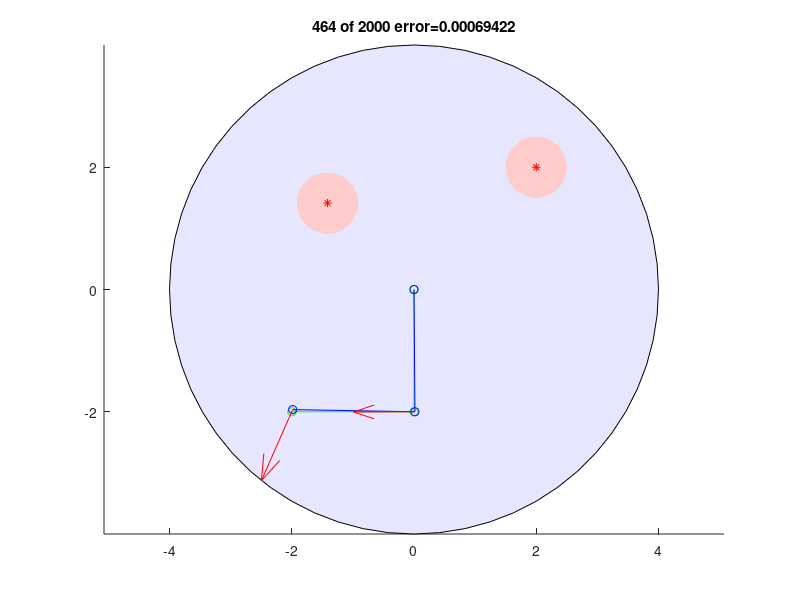

Here is the MATLAB script that generated this plot:
function PotentialFieldNavigation
	%PotentialFieldNavigation
	% A path planner for an n-link planar robot arm moving amoung polygonal obstacles.
	%
	% Based off chapter 5.2 in "Robot Modeling and Control" by Spong, Hutchinson,
	% and Vidyasagar
	%
	% Aaron T. Becker, 04-13-2016, atbecker@uh.edu
	%
	%  Items to complete are marked with "TODO:"
	%  ideas: save the full path, and display in another figure.
	%%%%%%%%%%%%%%%%%%%%%%%%%%%%%%%
	linkLen = [2;2;];  %lengths of each link
	%q = rand(numel(linkLen),1)*2*pi;  %robot configuration (random)
	q = [pi/2;pi/4]; %robot configuration (set)
	qprev = q; %start remembering previous config
	%qGoal = rand(numel(linkLen),1)*2*pi; %TODO: some sort of check to make sure this isn't intersecting an obstacle
	qGoal = [-pi/2;-pi/2];
	oGoal = computeOrigins(qGoal); %robot goal DH frame origins
	ptObstacles = [2,2;  -sqrt(2),sqrt(2)]; %locations of point obstacles
	
	
	alpha = 0.02; %step size for each iteration.
	% In motion planning problems, the choice for alpha is often made on an adhoc or empirical basis
	%	such as the distance to the nearest obstacle or goal
	
	%%% Parameters  (students should change these)
	zeta =   flipud(0.5*(1:numel(q))');%vector parameter that scales the forces for each degree-of-freedom
	d = 0.5; %d: the distance that defines the transition from conic toparabolic
	eta = 10*ones(numel(q),1); %eta: vector parameter that scales the repulsive forces for each degree-of-freedom
	rhoNot = 0.5; %: defines the distance of influence of the obstacle
	inLocalMinimum = false;
	t = 5;  %how many random steps to take?
	v = pi/10; % maximum random value at each step
	IsPolygonObs = false; % if tru, uses polygonal obstacles

	%TODO
	%new variables, to be sorted later
	lmlimit = 10; %how many times stuck before local min
	lmcount = 1; %local min stuck count
	lmerr = 0.1;	
	
	%setup figure showing the robot
	figure(1);clf;
	r = sum(linkLen);
	rectangle('Position',[-r,-r,2*r,2*r],'Curvature',1,'FaceColor',[.9 .9 1]) %robot workspace
	axis equal
	hold on
	% draw obstacles
	if IsPolygonObs
		ptObstacles = [1,2; -3,-1];
		polyObs1 = repmat(ptObstacles(1,:),3,1)+[.5000    0.8660
			-1.0000    0.0000
			0.5000   -0.8660];
		
		polyObs2 = repmat(ptObstacles(2,:),4,1)+[-1/2    -1
			-1/2    1
			1/2   1
			1/2 -1];
		
		p1 = fill(polyObs1(:,1),polyObs1(:,2),'r');
		set(p1,'linewidth',40,'EdgeColor',[1 .8 .8] );
		fill(polyObs1(:,1),polyObs1(:,2),'r');
		p2 = fill(polyObs2(:,1),polyObs2(:,2),'r');
		set(p2,'linewidth',40,'EdgeColor',[1 .8 .8] );
		fill(polyObs2(:,1),polyObs2(:,2),'r');
		
	else
		for j = 1:numel(ptObstacles(:,2))
			rectangle('Position',[ptObstacles(j,1)-rhoNot,ptObstacles(j,2)-rhoNot,2*rhoNot,2*rhoNot],'Curvature',1,'FaceColor',[1 .8 .8],'LineStyle','none')
		end
		plot(ptObstacles(:,1),ptObstacles(:,2),'r*')
	end
	
	%draw robot
	hGline = line([0,0],[0,1],'color','g');
	hGpts = plot([0,0],[0,1],'og');
	hRline = line([0,0],[0,1],'color','b');
	hRpts = plot([0,0],[0,1],'ob');
	harr= quiver(0,0,1,2,'color','r');
	hold off
	hTitle = title(num2str(0));
	maxIters = 2000;
	
	for iteration = 1:maxIters  %each iteration performs gradient descent one time
		%calulate error
		qErr = sum(atan2(sin(q-qGoal),cos(q-qGoal)).^2);
		oR = computeOrigins(q);
		frep = zeros([numel(q),2]);
		for j = 1:numel(ptObstacles(:,1))
			frep = frep + frepPtFloatingPoint(q, ptObstacles(j,:), eta, rhoNot);
		end
		Fvec =  fatt(q, oGoal,zeta,d) + frep;
		
		%update drawing
		updateArm(oGoal,hGline,hGpts);
		updateArm(oR,hRline,hRpts);
		set(harr, 'Xdata',oR(:,1),'Ydata',oR(:,2),'Udata',Fvec(:,1),'Vdata',Fvec(:,2));
		set(hTitle,'String',[num2str(iteration),' of ', num2str(maxIters), ' error=',num2str(qErr)])
		drawnow
		if qErr < 0.001
			break
		end
		
		%map the workspace forces to joint torques (5.2.3)
		tau = zeros(numel(q),1);
		for ic = 1:numel(q)
			tau = tau+Jv(q,ic)'* Fvec(ic,:)';
		end
		
		%Gradient descent algorithm, page 179
		q = q+alpha*tau/norm(tau);
		
		%TODO Task 3  (5pts) detect a local minimum
		% start when more than lmlimit iteration
		if (iteration > lmlimit)
			lmcount = 0;
			%check current configs against previous configs
			%if err is less than lmerr, increase count
			%else break, not a local minimum
			while ( lmcount < lmlimit )
				if ( norm(qprev(:,end - lmcount) - q) > lmerr )
					break;
				end
				lmcount = lmcount + 1;
			end
			if ( lmcount == lmlimit )
				% fprintf('local minimum\r\n');
				inLocalMinimum = true;
			end
		end

		%add current config to previous config
		if ( max(size(qprev)) >= lmlimit )
			qprev = [qprev(:,2:end) q];
		else
			qprev = [qprev q];
		end

		if inLocalMinimum
			%TODO: Task 4  (5pts) random walk:
			%execute a random walk.  If it results in collision, do not apply
			%it.
			qprime = q;
			j = 1;
			while (j < t)
				qrand = (pi/10)*(numel(q):-1:1)'.*(rand(2,1)-0.5);
				qprime = qprime+qrand;
				o = [0,0;computeOrigins(qprime)];
				%check for collision
				randcollide = false;
				for obs = 1:numel(ptObstacles(:,1))
					for jnt = 1:numel(q)
						rho = linedist([o(jnt,:);o(jnt+1,:)],ptObstacles(obs,:));
						if (rho <= rhoNot)
							randcollide = true;
						end
					end
				end

				if ( ~randcollide )
					j = j + 1;
				else
					qprime = qprime-qrand;
				end
			end
			q = qprime;
			inLocalMinimum = false;
		end
		
		%pause(0.5)
	end

	function J = Jv(q,ic) %page 177
		o = computeOrigins(q);
		Augo = [0,0;o];  %add frame 0  (augmented origin)
		% J = [z0 x (o_c - o_0),  z1 x (o_c - o_2), ...., z_(n-1) x (o_c - o_(n-1))
		J = zeros(2,numel(q));
		for c = 1:ic
			oDiff=  Augo(ic+1,:)-Augo(c,:);
			J(1,c) = -oDiff(2);
			J(2,c) = oDiff(1);
		end
		
	end

	function Fvec =  fatt(q, oGoal,zeta,d)
		%fatt computes the forces that attract each DH frame origin to their goal
		%configurations, given by equation 5.4 in RD&C
		%q: configuration of the arm
		%oGoal: goal position of each DH frame origin
		%zeta: vector parameter that scales the forces for each degree-of-freedom
		%d: the distance that defines the transition from conic toparabolic
		Fvec = zeros(numel(q),2); %Force vector to attract each origin to the goal
		o = computeOrigins(q); % o is a vector of the origins for DH frames of a planar robot arm.
		
		for i = 1:numel(q) % compute attractive force for each origin
			err = dist(o(i,:),oGoal(i,:));
			if err < d
				Fvec(i,:)= -zeta(i)*( o(i,:)-oGoal(i,:)  );
			else
				Fvec(i,:)= -d*zeta(i)*( o(i,:)-oGoal(i,:)  )/err;
			end
		end
	end

	function o = computeOrigins(q)
		%Computes o, the (x,y) coordinate of the DH frame for each link in q
		qSum = cumsum(q);
		oDelta = [linkLen,linkLen].*[cos(qSum),sin(qSum)];
		o = cumsum(oDelta);
	end

	function Fvec =  frepPt(q, pObstacle, eta, rhoNot)
		% TODO: Task 1  (5pts) repulsion from point obstacle
		%frepPt computes the forces that repel each DH frame origin from a point
		%at positon pObstacle, given by equation 5.6 & 5.7 in RD&C
		%q: configuration of the arm
		%pObstacle: xy position of the point obstacle
		%eta: vector parameter that scales the forces for each degree-of-freedom
		%rhoNot: defines the distance of influence of the obstacle
		Fvec = zeros(numel(q),2); %Force vector to repulse each origin from the obstacle
		o = computeOrigins(q); % o is a vector of the origins for DH frames of a planar robot arm.
		
		for i = 1:numel(q) % compute attractive force for each origin
			err = dist(o(i,:),oGoal(i,:));
			if err < d
				Fvec(i,:)= -zeta(i)*( o(i,:)-oGoal(i,:)  );
			else
				Fvec(i,:)= -d*zeta(i)*( o(i,:)-oGoal(i,:)  )/err;
			end
		end
	end

	function Fvec =  frepPtFloatingPoint(q, pObstacle, eta, rhoNot)
		% Task 2  (Graduate students 5pts, Undergrads, 5pts E.C.):
		%computes the forces that repel a point on the link that is closest to any workspace obstacle
		%at positon pObstacle, given by equation 5.6 & 5.7 in RD&C
		%q: configuration of the arm
		%pObstacle: xy position of the point obstacle
		%eta: vector parameter that scales the forces for each degree-of-freedom
		%rhoNot: defines the distance of influence of the obstacle
		Fvec = zeros(numel(q),2); %Force vector to attract each origin to the goal
		o = computeOrigins(q); % o is a vector of the origins for DH frames of a planar robot arm.
		o = [0,0;o]; %add 0,0 as a joint origin to calculate distance from arm to obstacle
		
		for i = 1:numel(q) % compute attractive force for each origin
			rho = linedist([o(i,:);o(i+1,:)],pObstacle); %distance to obstacle
			if rho < rhoNot 
				Fvec(i,:)= eta(i)*(1/rho-1/rhoNot)*(1/(rho*rho))*(o(i+1,:) - pObstacle);
			else
				Fvec(i,:)= 0;
			end
		end
	end

	function updateArm(o,hline,hpts) %redraws arm
		set(hline, 'xdata',[0;o(:,1)], 'ydata',[0;o(:,2)]);
		set(hpts, 'xdata',[0;o(:,1)], 'ydata',[0;o(:,2)]);
	end

	function d = dist(a,b)% norm 2 distance between two vectors
		d=sum((a-b).^2)^.5;
	end

	function d = linedist(lineQ,P) % distance between a line segment 
		%calculate distance between point P and line segment specified by lineQ
		%lineQ - 2 points that make up a line
		%P - point
		dQ1 = P-lineQ(1,:);
		dQ2 = P-lineQ(2,:);
		line = lineQ(2,:) - lineQ(1,:);
		if ( acos(sum(dQ1.*line)/(norm(dQ1)*norm(line))) > pi/2 )
			d = norm(dQ1);
		elseif ( acos(sum(dQ2.*(-line))/(norm(dQ2)*norm(line))) > pi/2 )
			d = norm(dQ2);
		else
			% if 2D lines and point, append 0 for z coordinate for cross product
			if (numel(line) == 2)
				d = norm(cross([dQ1 0],[line 0]))/(norm(dQ1)*norm(line));
			else
				d = norm(cross(dQ1,line))/(norm(dQ1)*norm(line));
			end
		end
	end
end
